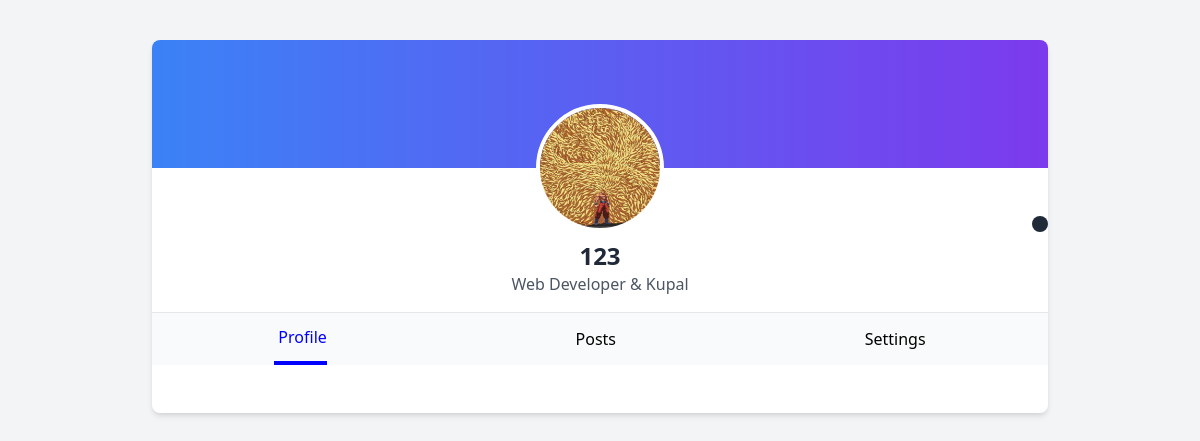
The app's page /profile.php (signed in) with its own data.
### tables this page shows
CREATE TABLE `users` (
  `id` int(11) NOT NULL,
  `username` varchar(50) NOT NULL,
  `password` varchar(255) NOT NULL,
  `profile_image` varchar(255) DEFAULT NULL,
  `created_at` timestamp NOT NULL DEFAULT current_timestamp(),
  `email` varchar(255) NOT NULL,
  `status` enum('active','inactive','suspended') DEFAULT 'active',
  `subscription_level` int(11) DEFAULT 0
);

### profile.php (the view, shortened to what this page needs)
<?php
require 'config.php';
$userId = $_SESSION['user_id'];
$sql = "SELECT username, profile_image FROM users WHERE id = ?";
$stmt = $conn->prepare($sql);
$stmt->bind_param("i", $userId);
$stmt->execute();
$result = $stmt->get_result();
$userData = $result->fetch_assoc();
?>
<!DOCTYPE html>
<html lang="en">
<head>
  <link href="https://cdn.jsdelivr.net/npm/tailwindcss@2.2.19/dist/tailwind.min.css" rel="stylesheet" />
  <link href="https://unicons.iconscout.com/release/v2.1.9/css/unicons.css" rel="stylesheet">
</head>
<body class="bg-gray-100 font-sans">
  <div class="max-w-4xl mx-auto mt-10 bg-white rounded-lg shadow-md overflow-hidden">
    <div class="flex justify-center -mt-16 relative">
      <img
        id="profile-picture"
        class="w-32 h-32 rounded-full border-4 border-white object-cover cursor-pointer"
        src="<?php echo !empty($userData['profile_image']) ? htmlspecialchars($userData['profile_image']) : 'profile_page/default_profile.png'; ?>"
        alt="Profile Picture"
      />
      <div class="absolute bottom-0 right-0 bg-gray-800 p-2 rounded-full text-white cursor-pointer" id="edit-profile-picture">
      </div>
    </div>
    <div class="text-center mt-2">
      <h2 id="profile-name" class="text-2xl font-bold text-gray-800"><?php echo htmlspecialchars($userData['username']); ?></h2>
      <p id="profile-bio" class="text-gray-600">Web Developer & Kupal</p>
    </div>
    <div class="flex justify-around bg-gray-50 border-t mt-4">
      <a href="#" class="py-3 hover:text-gray-700 flex items-center" data-target="profile">
        <span class="ml-1">Profile</span>
      </a>
      <a href="#" class="py-3 hover:text-gray-700 flex items-center" data-target="posts">
        <span class="ml-1">Posts</span>
      </a>
      <a href="#" class="py-3 hover:text-gray-700 flex items-center" data-target="settings">
        <span class="ml-1">Settings</span>
      </a>
    </div>
    <div id="profile" class="section p-6"></div>
  </div>
</body>
</html>

### profile.php (style rules this page uses)
.comment-box, .section { display: none; }
.active { border-bottom: 4px solid blue; color: blue; }

### records on screen
users: profile_image (picture), username "123"
